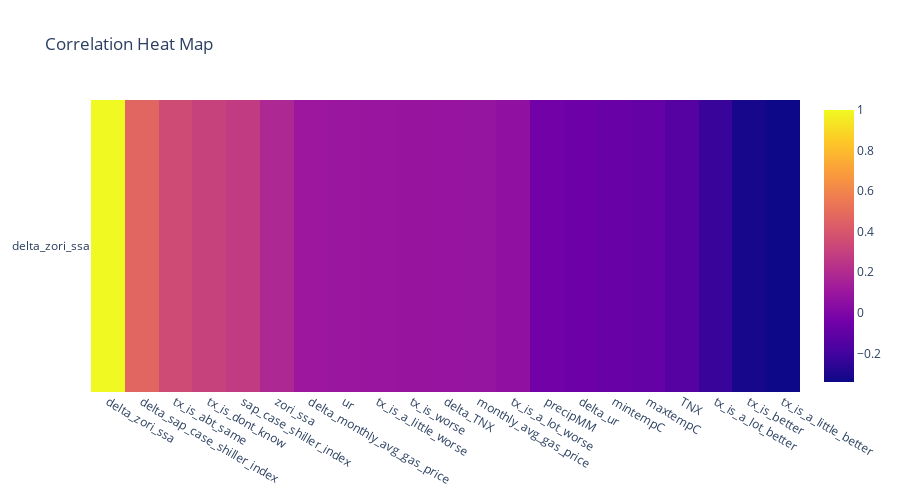

Notebook code cell kept with this figure:
### Code cell
corrs = merged.drop(['Time','zip_code'], axis = 1).corr()

px.imshow(corrs[['delta_zori_ssa']].sort_values(by = 'delta_zori_ssa',ascending = False).T
          ,aspect = 1,height = 500,title = 'Correlation Heat Map')

### Figure 1 — Plotly figure (JSON) as saved in the notebook; plotly's stock layout.template omitted (floating-point values rounded to 4 significant figures)
{"data": [{"coloraxis": "coloraxis", "hovertemplate": "x: %{x}<br>y: %{y}<br>color: %{z}<extra></extra>", "name": "0", "type": "heatmap", "x": ["delta_zori_ssa", "delta_sap_case_shiller_index", "tx_is_abt_same", "tx_is_dont_know", "sap_case_shiller_index", "zori_ssa", "delta_monthly_avg_gas_price", "ur", "tx_is_a_little_worse", "tx_is_worse", "delta_TNX", "monthly_avg_gas_price", "tx_is_a_lot_worse", "precipMM", "delta_ur", "mintempC", "maxtempC", "TNX", "tx_is_a_lot_better", "tx_is_better", "tx_is_a_little_better"], "xaxis": "x", "y": ["delta_zori_ssa"], "yaxis": "y", "z": [[1, 0.465, 0.3484, 0.3047, 0.275, 0.1826, 0.1074, 0.09942, 0.09412, 0.08759, 0.08376, 0.08243, 0.05802, -0.04151, -0.06189, -0.077, -0.08797, -0.1386, -0.2264, -0.3176, -0.3414]]}], "layout": {"coloraxis": {"colorscale": [[0, "#0d0887"], [0.1111, "#46039f"], [0.2222, "#7201a8"], [0.3333, "#9c179e"], [0.4444, "#bd3786"], [0.5556, "#d8576b"], [0.6667, "#ed7953"], [0.7778, "#fb9f3a"], [0.8889, "#fdca26"], [1, "#f0f921"]]}, "height": 500, "title": {"text": "Correlation Heat Map"}, "xaxis": {"anchor": "y", "domain": [0, 1]}, "yaxis": {"anchor": "x", "autorange": "reversed", "domain": [0, 1]}}}
